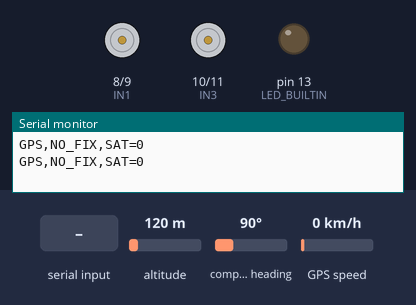
Simulated run of this sketch. Board: Arduino Uno, built with avr-gcc and run on an emulated ATmega328P. Parts: motor-driver pin pairs drawn as motors (green arrow = first pin HIGH = forward, orange = second pin HIGH = backward, longer = more drive, scaled by the enable pin), output pins drawn as LEDs (lit = HIGH), the last lines printed to the serial monitor. The test bench sets the inputs (shaded band); at power-on: altitude 120 m, compass heading 90°, GPS speed 0 km/h. The GPS gets a fix after 3 s at 37.7749, -122.4194 with 8 satellites.

Above: at 3.0 s.
3.1 s: "F90\n" received over Serial
At 4.3 s:
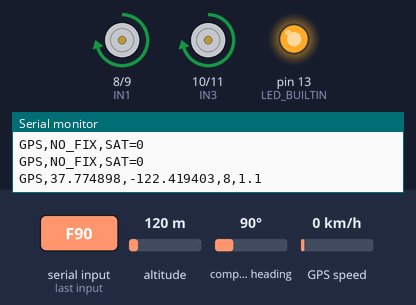
6.1 s: "B90\n" received over Serial
At 6.6 s:
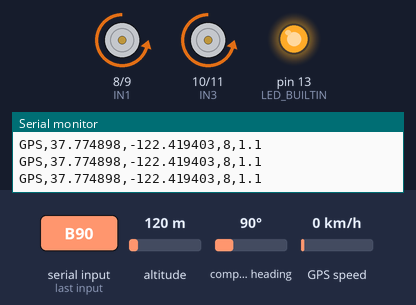
9.1 s: "L90\n" received over Serial
At 10.3 s:
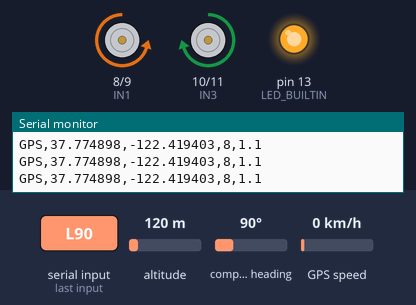
12.1 s: "R90\n" received over Serial
At 12.5 s:
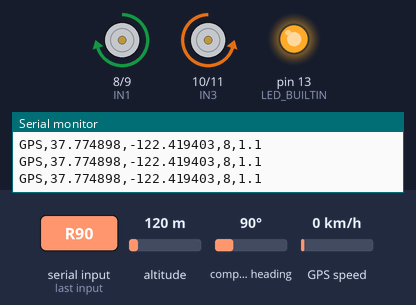
Timing chart, 0 to 15.1 s (numbered marks = the images above; inputs shaded):
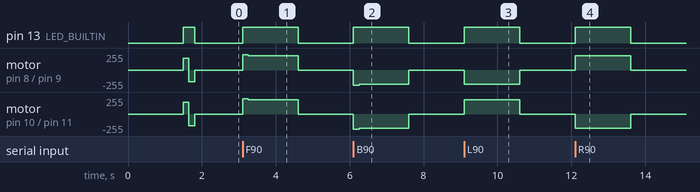

Measured:
- after the input at 3.1 s, pin 13 (LED_BUILTIN): LOW → HIGH at once, → LOW 1.5 s later; motor on pin 8 (IN1) / pin 9 (IN2), motor on pin 10 (IN3) / pin 11 (IN4): stopped → forward 230/255 at once, → forward 215/255 0.16 s later, → stopped 1.3 s later
- after the input at 6.1 s, pin 13 (LED_BUILTIN): LOW → HIGH at once, → LOW 1.5 s later; motor on pin 8 (IN1) / pin 9 (IN2), motor on pin 10 (IN3) / pin 11 (IN4): stopped → backward 230/255 at once, → backward 215/255 0.16 s later, → stopped 1.3 s later
- after the input at 9.1 s, pin 13 (LED_BUILTIN): LOW → HIGH at once, → LOW 1.5 s later; motor on pin 8 (IN1) / pin 9 (IN2): stopped → backward 215/255 at once, → stopped 1.5 s later; motor on pin 10 (IN3) / pin 11 (IN4): stopped → forward 215/255 at once, → stopped 1.5 s later
- after the input at 12.1 s, pin 13 (LED_BUILTIN): LOW → HIGH at once, → LOW 1.5 s later; motor on pin 8 (IN1) / pin 9 (IN2): stopped → forward 215/255 at once, → stopped 1.5 s later; motor on pin 10 (IN3) / pin 11 (IN4): stopped → backward 215/255 at once, → stopped 1.5 s later

The sketch:

arduino_uno.ino
```cpp
#include <SoftwareSerial.h>
#include <TinyGPSPlus.h>

// GPS TX connects to Arduino D4 (RX=4, TX=3)
SoftwareSerial gpsSerial(4, 3);
TinyGPSPlus gps;

// L298N pins (Remove ENA and ENB jumpers on L298N module)
const int ENA = 5;
const int IN1 = 8;
const int IN2 = 9;
const int ENB = 6;
const int IN3 = 10;
const int IN4 = 11;

// Safe PWM limits with strong turning boost so neither motor stalls on turns
const int PWM_MIN = 130;
const int PWM_DEFAULT = 175;
const int PWM_MAX = 215;
const int PWM_TURN_BOOST = 35; // Extra torque during Left/Right tank turns
const int PWM_KICK = 230;      // 160ms kickstart pulse on any direction change

int motorSpeed = PWM_DEFAULT;
char currentCmd = 'S';

unsigned long lastCommandTime = 0;
unsigned long lastGpsOutput = 0;
unsigned long kickEndTime = 0;
bool inKickstart = false;

void stopMotors()
{
  analogWrite(ENA, 0);
  analogWrite(ENB, 0);

  digitalWrite(IN1, LOW);
  digitalWrite(IN2, LOW);
  digitalWrite(IN3, LOW);
  digitalWrite(IN4, LOW);
  inKickstart = false;
}

void setMotorPins(int a, int b, int c, int d, int pwmA, int pwmB)
{
  digitalWrite(IN1, a);
  digitalWrite(IN2, b);
  digitalWrite(IN3, c);
  digitalWrite(IN4, d);

  analogWrite(ENA, pwmA);
  analogWrite(ENB, pwmB);
}

void applyMovement(char cmd, int basePwm)
{
  int turnPwm = min(basePwm + PWM_TURN_BOOST, PWM_MAX);

  switch (cmd)
  {
  case 'F':
    setMotorPins(HIGH, LOW, HIGH, LOW, basePwm, basePwm);
    break;
  case 'B':
    setMotorPins(LOW, HIGH, LOW, HIGH, basePwm, basePwm);
    break;
  case 'L':
    setMotorPins(LOW, HIGH, HIGH, LOW, turnPwm, turnPwm);
    break;
  case 'R':
    setMotorPins(HIGH, LOW, LOW, HIGH, turnPwm, turnPwm);
    break;
  default:
    stopMotors();
    break;
  }
}

void handleMotorCommand(char newCmd)
{
  lastCommandTime = millis();

  if (newCmd == 'S')
  {
    currentCmd = 'S';
    stopMotors();
    return;
  }

  // Trigger a 160ms high-torque kickstart whenever changing direction (e.g. S->R or F->R)
  if (newCmd != currentCmd)
  {
    inKickstart = true;
    kickEndTime = millis() + 160;
    currentCmd = newCmd;
    applyMovement(currentCmd, PWM_KICK);
  }
  else
  {
    int activePwm = inKickstart ? PWM_KICK : motorSpeed;
    applyMovement(currentCmd, activePwm);
  }
}

void drainGpsSerial()
{
  while (gpsSerial.available() > 0)
  {
    gps.encode(gpsSerial.read());
  }
}

void setup()
{
  Serial.begin(9600);
  gpsSerial.begin(9600);

  pinMode(ENA, OUTPUT);
  pinMode(IN1, OUTPUT);
  pinMode(IN2, OUTPUT);
  pinMode(ENB, OUTPUT);
  pinMode(IN3, OUTPUT);
  pinMode(IN4, OUTPUT);
  pinMode(LED_BUILTIN, OUTPUT);

  stopMotors();

  // Wait 1.5s for ESP32 boot noise to settle while still reading GPS
  unsigned long bootStart = millis();
  while (millis() - bootStart < 1500)
  {
    drainGpsSerial();
    while (Serial.available())
    {
      Serial.read();
    }
  }

  // Brief boot self-test: 150ms Forward, 150ms Reverse so you see both directions work
  digitalWrite(LED_BUILTIN, HIGH);
  setMotorPins(HIGH, LOW, HIGH, LOW, PWM_DEFAULT, PWM_DEFAULT);
  delay(150);
  setMotorPins(LOW, HIGH, LOW, HIGH, PWM_DEFAULT, PWM_DEFAULT);
  delay(150);
  stopMotors();
  digitalWrite(LED_BUILTIN, LOW);

  lastCommandTime = millis();
}

void loop()
{
  // 1. Continuously drain GPS buffer so NMEA sentences never overflow or fail checksum
  drainGpsSerial();

  // 2. Read movement commands from ESP32
  while (Serial.available() > 0)
  {
    char c = (char)Serial.read();

    if (c == 'F' || c == 'B' || c == 'L' || c == 'R' || c == 'S')
    {
      digitalWrite(LED_BUILTIN, (c != 'S') ? HIGH : LOW);
      handleMotorCommand(c);
    }
    else if (c >= '1' && c <= '9')
    {
      motorSpeed = map(c - '0', 1, 9, PWM_MIN, PWM_MAX);
      if (currentCmd != 'S' && !inKickstart)
      {
        applyMovement(currentCmd, motorSpeed);
      }
    }
    drainGpsSerial();
  }

  unsigned long now = millis();

  // 3. End kickstart pulse and settle to normal speed
  if (inKickstart && (long)(now - kickEndTime) >= 0)
  {
    inKickstart = false;
    if (currentCmd != 'S')
    {
      applyMovement(currentCmd, motorSpeed);
    }
  }

  // 4. Safety watchdog: stop motors if no command arrives for 1500 ms
  if (currentCmd != 'S' && (now - lastCommandTime > 1500))
  {
    currentCmd = 'S';
    digitalWrite(LED_BUILTIN, LOW);
    stopMotors();
  }

  // 5. Send GPS status to ESP32 once per second
  if (now - lastGpsOutput >= 1000)
  {
    lastGpsOutput = now;

    int sats = gps.satellites.isValid() ? gps.satellites.value() : 0;

    if (now > 6000 && gps.charsProcessed() < 10)
    {
      Serial.println("GPS,NO_DATA,CHECK_WIRING");
    }
    else if (gps.location.isValid() && gps.location.age() < 15000)
    {
      Serial.print("GPS,");
      Serial.print(gps.location.lat(), 6);
      Serial.print(",");
      Serial.print(gps.location.lng(), 6);
      Serial.print(",");
      Serial.print(sats);
      Serial.print(",");
      if (gps.hdop.isValid())
      {
        Serial.println(gps.hdop.hdop(), 1);
      }
      else
      {
        Serial.println("-1");
      }
    }
    else
    {
      Serial.print("GPS,NO_FIX,SAT=");
      Serial.println(sats);
    }
    drainGpsSerial();
  }
}
```
